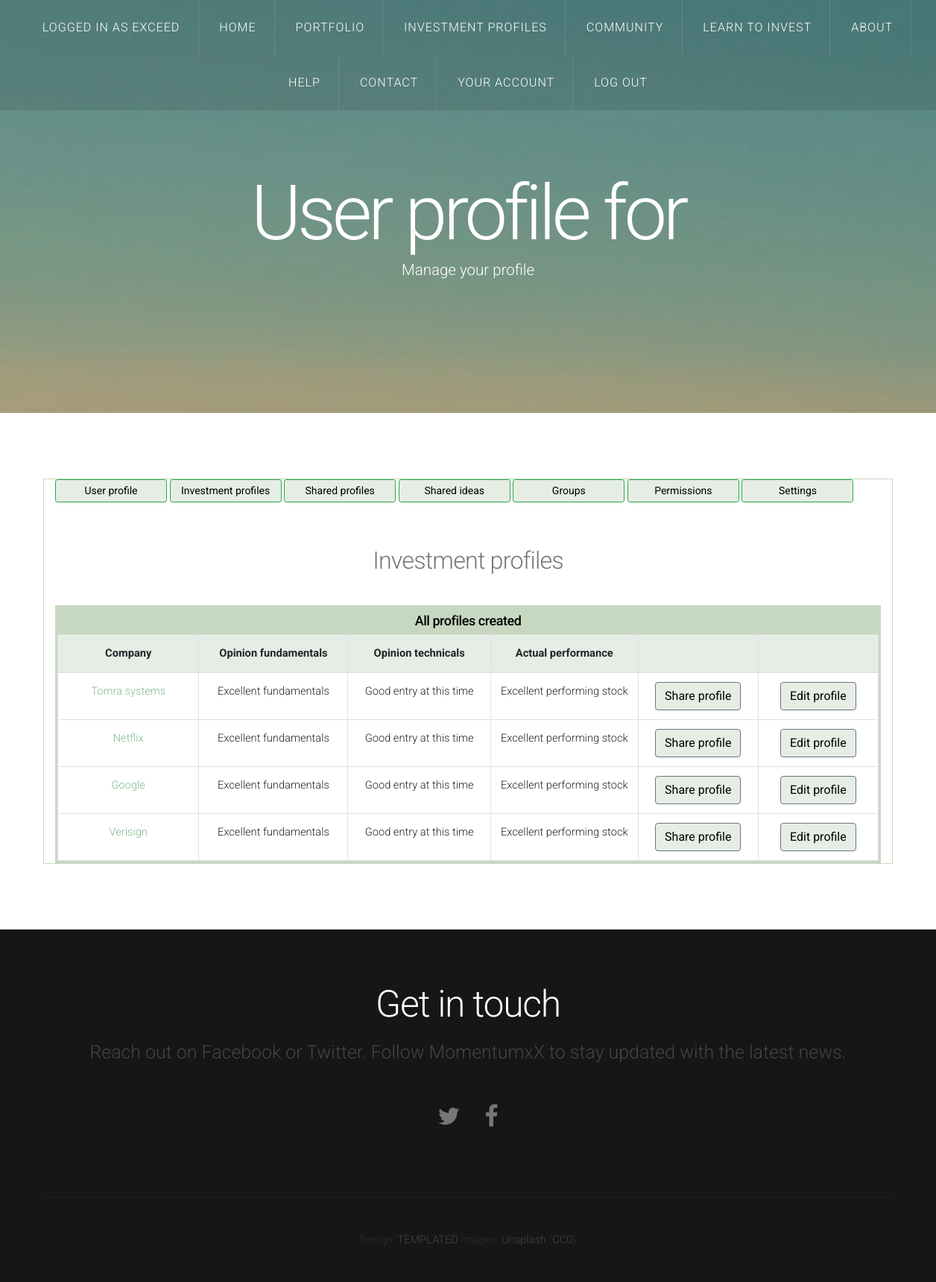
Screenshot of //user/user/investment_profiles (signed in) with the database file from the repository.
### inv_profiles/models.py (models this page shows, shortened)
class Profile(models.Model):
    EXCHANGE_CHOICES = [
        ('NDAQ', 'NASDAQ'),
        ('OSEBX', 'Oslo stock exchange'),
    ]
    RATING_CHOICES = [
        ('1', 'Excellent'),
        ('2', 'Very good'),
        ('3', 'Good'),
        ('4', 'Poor'),
        ('5', 'Very poor'),
    ]
    MOMENTUM_CHOICES = [
        ('1', 'Excellent performing stock'),
        ('2', 'Strong performing stock'),
        ('3', 'Average performing stock'),
        ('4', 'Slow performing stock'),
        ('5', 'Poor performing stock'),
    ]
    INVESTMENT_TYPE_CHOICES = [
        ('1', 'Growth stock investment'),
        ('2', 'Value stock investment'),
        ('3', 'Trading investment'),
        ('4', 'Day trade investment'),
    ]
    INVESTMENT_STATUS_CHOICES = [
        ('1', 'Good standing'),
        ('2', 'Watch closely'),
        ('3', 'Needs to be replaced'),
    ]
    TECH_ENTRY_CHOICES = [
        ('1', 'Good entry at this time'),
        ('2', 'Might be good entry soon'),
        ('3', 'Not a good entry at this time'),
    ]
    FUNDAMENTAL_ENTRY_CHOICES = [
        ('1', 'Excellent fundamentals'),
        ('2', 'Good fundamentals'),
        ('3', 'Average fundamentals'),
        ('4', 'Terrible fundamentals'),
    ]
    INVESTMENT_DECISION_CHOICES = [
        ('1', 'Invested'),
        ('2', 'Approved'),
        ('3', 'On watchlist'),
        ('4', 'Rejected'),
    ]
    company = models.CharField(max_length=200)
    exchange = models.CharField(max_length=200,
                                choices=EXCHANGE_CHOICES,
                                default="None")
    ticker = models.CharField(max_length=10,
                              default="None")
    rating = models.CharField(max_length=50,
                              choices=RATING_CHOICES,
                              default="None")
    stock_momentum = models.CharField(max_length=50,
                                      choices=MOMENTUM_CHOICES,
                                      default="None")
    investment_type = models.CharField(max_length=50,
                                       choices=INVESTMENT_TYPE_CHOICES,
                                       default="None")
    investment_status = models.CharField(max_length=50,
                                         choices=INVESTMENT_STATUS_CHOICES,
                                         default="None")
    investment_decision = models.CharField(max_length=50,
                                           choices=INVESTMENT_DECISION_CHOICES,
                                           default="None")
    tech_analysis_opinion = models.CharField(max_length=50,
                                             choices=TECH_ENTRY_CHOICES,
                                             default="None")
    fundamental_analysis_opinion = models.CharField(max_length=50,
                                                    choices=FUNDAMENTAL_ENTRY_CHOICES,
                                                    default="None")
    entry_strategy = models.CharField(max_length=250,
                                      default="No strategy defined")
    exit_strategy = models.CharField(max_length=250,
                                     default="No strategy defined")
    general_notes = models.CharField(max_length=250,
                                     default="",
                                     blank=True)
    user = models.ForeignKey(User, on_delete=models.CASCADE, blank=True)
    shared = models.BooleanField(default=False)

### user_management/views.py (the view)
# urls.py: path('/user/investment_profiles', views.user_investment_profiles, name='user_investment_profile'),
def user_investment_profiles(request):
    user_logged_in = True
    if request.user:
        user = request.user
        inv_profiles = Profile.objects.filter(user=user)
    else:
        user_logged_in = False
    return render(request, 'user_management/user_investment_profiles.html',
                  {'inv_profiles': inv_profiles,
                   'user_logged_in': user_logged_in})

### user_management/templates/user_management/user_investment_profiles.html
{% extends 'user_management/base_profile.html' %}
{% block title %}Investment profiles{% endblock %}
{% block table_title %}All profiles created{% endblock %}
{% block table_thead %}
    <th style="width: 250px; background-color: #e6ede4; font-weight: bold">Company</th>
    <th style="width: 250px; background-color: #e6ede4; font-weight: bold">Opinion fundamentals</th>
    <th style="width: 250px; background-color: #e6ede4; font-weight: bold">Opinion technicals</th>
    <th style="width: 250px; background-color: #e6ede4; font-weight: bold">Actual performance</th>
    <th style="width: 200px; background-color: #e6ede4; font-weight: bold"></th>
    <th style="width: 200px; background-color: #e6ede4; font-weight: bold"></th>
{% endblock %}
{% block table_rows %}
    {% for profile in inv_profiles %}
        <tr>
            <td><a href="{% url 'inv_profiles:view_profile' profile.id %}">{{ profile.company }}</a></td>
            <td>{{ profile.get_fundamental_analysis_opinion_display }}</td>
            <td>{{ profile.get_tech_analysis_opinion_display }}</td>
            <td>{{ profile.get_stock_momentum_display }}</td>
            <td><a href="" class="btn btn-secondary" style="background: #e6ede4; color: black">Share profile</a></td>
            <td><a href="" class="btn btn-secondary" style="background: #e6ede4; color: black">Edit profile</a></td>
        </tr>
    {% endfor %}
{% endblock %}

### user_management/templates/user_management/base_profile.html (shortened to what this page needs)
{% extends 'momentumx/base.html' %}
{% load static %}
{% block main %}
			<div class="container">
				<div id="logo">
					<h1><a href="#">User profile for {{ user.name }}</a></h1>
					<span class="tag">Manage your profile</span>
				</div>
			</div>
		</div>
		<div id="main">
			<div class="container" style="border: 1px solid #C7D8C1">
                <section class="8u">
                    <div style="width: 1200px; margin: 0px auto">
                                <a href="" class="btn btn-success btn-sm" style="width: 150px; background: #e6ede4; color: black">User profile</a>
                                <a href="{% url 'user:user_investment_profile' %}" class="btn btn-success btn-sm" style="width: 150px; background: #e6ede4; color: black">Investment profiles</a>
                                <a href="{% url 'user:user_shared_profiles' %}" class="btn btn-success btn-sm" style="width: 150px; background: #e6ede4; color: black">Shared profiles</a>
                                <a href="{% url 'user:user_shared_ideas' %}" class="btn btn-success btn-sm" style="width: 150px; background: #e6ede4; color: black">Shared ideas</a>
                                <a href="{% url 'user:user_groups' %}" class="btn btn-success btn-sm" style="width: 150px; background: #e6ede4; color: black">Groups</a>
                                <a href="{% url 'user:user_permissions' %}" class="btn btn-success btn-sm" style="width: 150px; background: #e6ede4; color: black">Permissions</a>
                                <a href="{% url 'user:user_settings' %}" class="btn btn-success btn-sm" style="width: 150px; background: #e6ede4; color: black">Settings</a>
                        </div>
                </section>
					<div id="content" class="12u skel-cell-important">
                            <header>
								<h2>
                                    {% block title %}{% endblock %}
                                </h2>
							</header>
						<section style="border: 3px solid #C7D8C1">
                            <h2 style="background-color: #C7D8C1; font-size: 18px; padding: 5px"><b>{% block table_title %}PROFILE INFORMATION{% endblock %}</b></h2>
                            <table class="table table-bordered" style="border-bottom: 1px dotted black; margin: 0px">
                                <thead>
                                    {% block table_thead %}
                                    {% endblock %}
                                </thead>
                                <tbody>
                                    {% block table_rows %}{% endblock %}
								</tbody>
							</table>
				</div>
			</div>
		</div>
	{% endblock %}

### templates/momentumx/base.html (shortened to what this page needs)
{% load static %}
{% block core_content %}
<!DOCTYPE HTML>
<html>
	<head>
		<link rel="stylesheet" href="https://stackpath.bootstrapcdn.com/bootstrap/4.3.1/css/bootstrap.min.css">
		<link rel="stylesheet" href="{% static 'momentumx/css/skel-noscript.css' %}" />
		<link rel="stylesheet" href="{% static 'momentumx/css/style.css' %}" />
		<link rel="stylesheet" href="{% static 'momentumx/css/style-desktop.css' %}" />
	</head>
	<body class="homepage">
		<div id="header">
			<div id="nav-wrapper">
				<nav id="nav">
					<ul>
						{% if user.is_authenticated %}
						<li><a href="">Logged in as {{ user.username }}</a></li>
						{% endif %}
						<li class="active"><a href="{% url 'info:index' %}">Home</a></li>
                        <li><a href="{% url 'inv_profiles:profiles' %}">Portfolio</a></li>
							<li><a href="{% url 'inv_profiles:profiles' %}">Investment profiles</a></li>
							<li><a href="{% url 'social:index' %}">Community</a></li>
						<li><a href="{% url 'info:learn_to_invest' %}">Learn to invest</a></li>
						<li><a href="{% url 'info:about' %}">About</a></li>
						<li><a href="{% url 'info:help' %}">Help</a></li>
						<li><a href="{% url 'info:contact' %}">Contact</a></li>
						{% if user.is_authenticated %}
							<li><a href="{% url 'user:user_profile' %}">Your account</a></li>
							<li><a href="{% url 'user:logout_user' %}">Log out</a></li>
						{% endif %}
					</ul>
				</nav>
			</div>
{% endblock %}
{% block main %}{% endblock %}
{% block footer %}
		<div id="footer">
			<div class="container">
				<section>
					<header>
						<h2>Get in touch</h2>
						<span class="byline">Reach out on Facebook or Twitter. Follow MomentumxX to stay updated with the latest news.</span>
					</header>
					<ul class="contact">
						<li><a href="#" class="fa fa-twitter"><span>Twitter</span></a></li>
						<li class="active"><a href="#" class="fa fa-facebook"><span>Facebook</span></a></li>
					</ul>
				</section>
			</div>
		</div>
		<div id="copyright">
			<div class="container">
				Design: <a href="http://templated.co">TEMPLATED</a> Images: <a href="http://unsplash.com">Unsplash</a> (<a href="http://unsplash.com/cc0">CC0</a>)
			</div>
		</div>
	</body>
</html>
{% endblock %}

### static/momentumx/css/skel-noscript.css (style rules this page uses)
html,body,div,span,applet,object,iframe,h1,h2,h3,h4,h5,h6,p,blockquote,pre,a,abbr,acronym,address,big,cite,code,del,dfn,em,img,ins,kbd,q,s,samp,small,strike,strong,sub,sup,tt,var,b,u,i,center,dl,dt,dd,ol,ul,li,fieldset,form,label,legend,table,caption,tbody,tfoot,thead,tr,th,td,article,aside,canvas,details,embed,figure,figcaption,footer,header,hgroup,menu,nav,output,ruby,section,summary,time,mark,audio,video { margin:0;padding:0;border:0;font-size:100%;font:inherit;vertical-align:baseline; }
article,aside,details,figcaption,figure,footer,header,hgroup,menu,nav,section { display:block; }
body { line-height:1; }
ol,ul { list-style:none; }
table { border-collapse:collapse;border-spacing:0; }
body { -webkit-text-size-adjust:none }
*, *:before, *:after { -moz-box-sizing: border-box; -webkit-box-sizing: border-box; -o-box-sizing: border-box; -ms-box-sizing: border-box; box-sizing: border-box; }
body { min-width: 1200px; }
.container { width: 1200px; margin-left: auto; margin-right: auto; }
.\31 2u { width: 100% }
.\38 u { width: 66.6666666667% }

### static/momentumx/css/style.css (style rules this page uses)
body { margin: 0; padding: 0; background: #161616; }
body,input,textarea,select { font-family: 'Roboto', sans-serif; font-size: 11pt; font-weight: 300; line-height: 1.75em; color: #777; }
h1,h2,h3,h4,h5,h6 { font-weight: 300; color: #777; }
h2 { letter-spacing: -0.025em; }
h1 a, h2 a, h3 a, h4 a, h5 a, h6 a { color: inherit; text-decoration: none; }
strong, b { font-weight: 500; color: #000000; }
a { text-decoration: none; color: #80BA8E; }
p, ul, ol, dl, table { margin-bottom: 1em; }
header { margin-bottom: 1.6em; }
header .byline { display: block; margin: 1.5em 0 0 0; padding: 0 0 0.5em 0; }
section, article { margin-bottom: 3em; }
section > :last-child, article > :last-child { margin-bottom: 0; }
section:last-child, article:last-child { margin-bottom: 0; }
.fa { text-decoration: none; }
.fa:before { display:inline-block; font-family: FontAwesome; font-size: 1.25em; text-decoration: none; font-style: normal; font-weight: normal; line-height: 1; -webkit-font-smoothing:antialiased; -moz-osx-font-smoothing:grayscale; }
.fa-twitter:before { content:"\f099" }
.fa-facebook:before { content:"\f09a" }
ul.contact { padding: 1.5em 0 0 0; list-style: none; cursor: default; }
ul.contact li { display: inline-block; margin: 0 1em; }
ul.contact li a { color: inherit; font-size: 1.75em; display: inline-block; -moz-transition: color 0.35s ease-in-out, background-color 0.35s ease-in-out; -webkit-transition: color 0.35s ease-in-out, background-color 0.35s ease-in-out; -o-transition: color 0.35s ease-in-out, background-color 0.35s ease-in-out; -ms-transition: color 0.35s ease-in-out, background-color 0.35s ease-in-out; transition: color 0.35s ease-in-out, background-color 0.35s ease-in-out; }
#header { position: relative; background: url(../images/header.jpg) no-repeat bottom center; background-attachment: fixed; background-size: cover; text-align: center; }
#header:before { content: ''; position: absolute; left: 0; top: 0; width: 100%; height: 100%; background: rgba(64,64,64,0.125); }
#logo { position: relative; z-index: 1; }
#logo h1 { color: #FFF; }
#logo a { display: block; text-decoration: none; font-weight: 300; line-height: 1em; font-size: 7em; color: #FFF; letter-spacing: -0.05em; margin: 0 0 0.125em 0; }
#logo span { font-size: 1.4em; color: #FFF; }
#nav-wrapper { background: rgba(0,0,0,.1); position: absolute; top: 0; left: 0; width: 100%; }
#nav > ul { margin: 0; padding: 0; text-align: center; }
#nav > ul > li { display: inline-block; border-right: 1px solid; border-color: rgba(255,255,255,.1); }
#nav > ul > li:last-child { padding-right: 0; border-right: none; }
#nav > ul > li > a, #nav > ul > li > span { display: inline-block; padding: 1.5em 1.5em; letter-spacing: 0.06em; text-decoration: none; text-transform: uppercase; font-size: 1.1em; outline: 0; color: #FFF; }
#nav li.active a { color: #FFF; }
#main { position: relative; background: #fff; }
.homepage #content { text-align: center; }
#footer { position: relative; text-align: center; }
#footer header h2 { color: #FFF !important; }
#footer header .byline { color: rgba(255,255,255,.2); }
#copyright { position: relative; text-align: center; color: #774535; }
#copyright .container { padding: 3em 0em; border-top: 1px solid; border-color: rgba(255,255,255,.05); color: rgba(255,255,255,.1); }
#copyright a { text-decoration: none; color: rgba(255,255,255,.2); }

### rows the page displays
Profile: company "Tomra systems", fundamental_analysis_opinion "Excellent fundamentals", tech_analysis_opinion "Good entry at this time", stock_momentum "Excellent performing stock"
Profile: company "Netflix", fundamental_analysis_opinion "Excellent fundamentals", tech_analysis_opinion "Good entry at this time", stock_momentum "Excellent performing stock"
Profile: company "Google", fundamental_analysis_opinion "Excellent fundamentals", tech_analysis_opinion "Good entry at this time", stock_momentum "Excellent performing stock"
Profile: company "Verisign", fundamental_analysis_opinion "Excellent fundamentals", tech_analysis_opinion "Good entry at this time", stock_momentum "Excellent performing stock"

### other values shown
{{ user.username }} "EXCEED"
